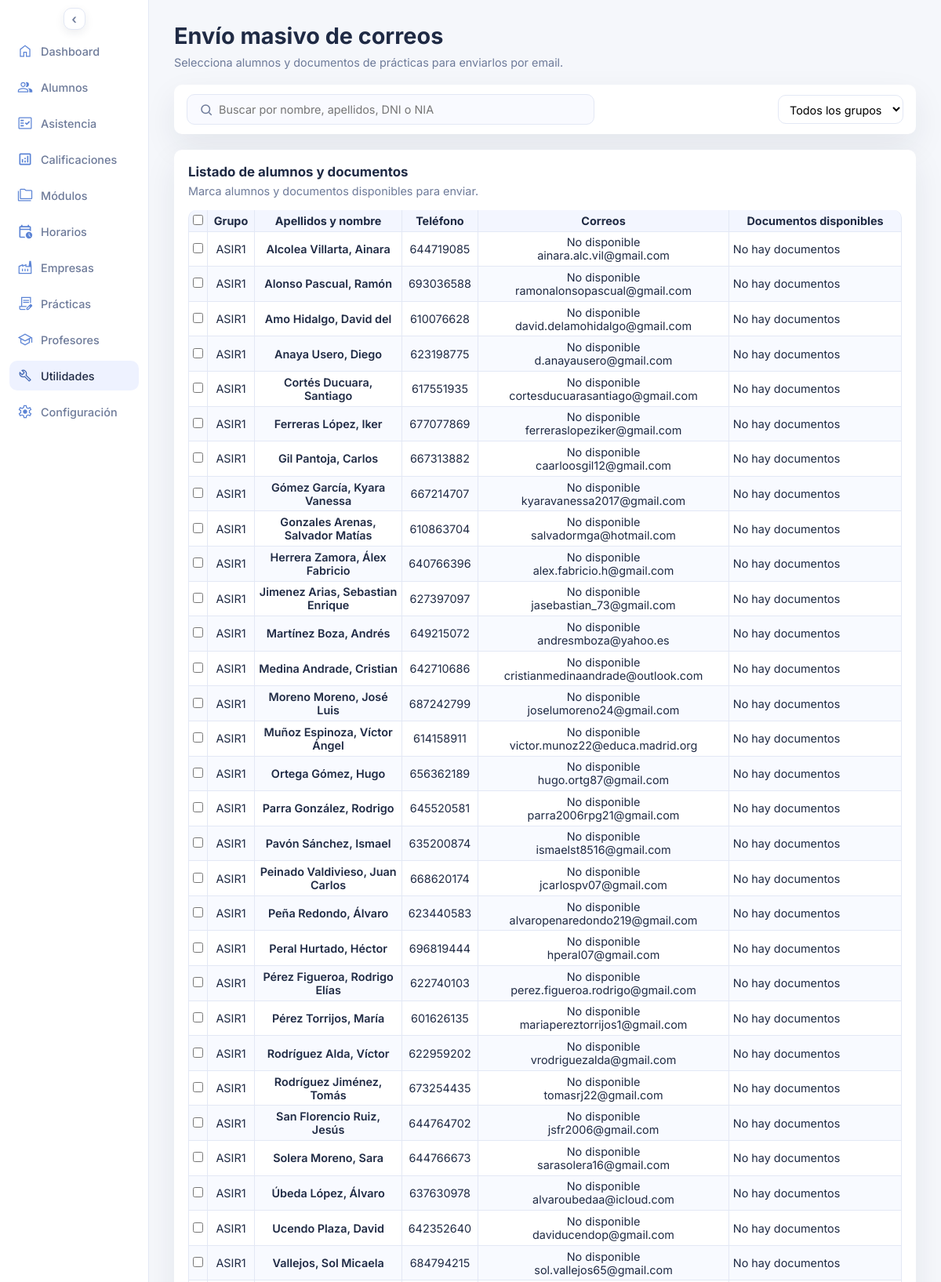
The page /enviar_correos.php (upper part) on the database its author committed.
### tables this page shows
CREATE TABLE `alumnos` (
  `id_alumno` int(10) UNSIGNED NOT NULL,
  `nia` varchar(20) DEFAULT NULL,
  `dni` varchar(20) DEFAULT NULL,
  `seg_soc` varchar(20) DEFAULT NULL,
  `apellido1` varchar(60) NOT NULL,
  `apellido2` varchar(60) DEFAULT NULL,
  `nombre` varchar(60) NOT NULL,
  `fecha_nacimiento` date DEFAULT NULL,
  `horas_ffe_aprobadas` smallint(5) UNSIGNED DEFAULT NULL,
  `id_provincia` int(10) UNSIGNED DEFAULT NULL,
  `id_localidad` int(10) UNSIGNED DEFAULT NULL,
  `cp` varchar(10) DEFAULT NULL,
  `repite_curso` tinyint(1) DEFAULT 0,
  `nombre_tutor1` varchar(60) DEFAULT NULL,
  `telefono_tutor1` varchar(20) DEFAULT NULL,
  `correo_tutor1` varchar(150) DEFAULT NULL,
  `nombre_tutor2` varchar(60) DEFAULT NULL,
  `telefono_tutor2` varchar(20) DEFAULT NULL,
  `correo_tutor2` varchar(150) DEFAULT NULL,
  `faltas_10_dia` date DEFAULT NULL,
  `faltas_10_cantidad` smallint(5) UNSIGNED NOT NULL DEFAULT 0,
  `faltas_15_dia` date DEFAULT NULL,
  `faltas_15_cantidad` smallint(5) UNSIGNED NOT NULL DEFAULT 0,
  `comentarios` text DEFAULT NULL
);

### enviar_correos.php (the view, shortened to what the rows shown need)
<?php
require_once __DIR__ . '/includes/practicas_pdfs.php';
$pdo = db();
function h(string $value): string
{
  return htmlspecialchars($value, ENT_QUOTES, 'UTF-8');
}
function pick_contact_value(array $items, string $valueKey, array $preferredLabels): ?string
{
  foreach ($preferredLabels as $label) {
    foreach ($items as $item) {
      if (!isset($item['etiqueta'])) {
        continue;
      }
      if (strtolower((string) $item['etiqueta']) === strtolower($label)) {
        return $item[$valueKey] ?? null;
      }
    }
  }
  if (!$items) {
    return null;
  }
  $first = $items[0];
  return $first[$valueKey] ?? null;
}
function fetch_emails_with_labels_by_student(PDO $pdo, array $studentIds): array
{
  $placeholders = implode(',', array_fill(0, count($studentIds), '?'));
  $stmt = $pdo->prepare(
    'SELECT id_entidad AS id_alumno, direccion_correo, etiqueta
     FROM correos
     WHERE entidad_tipo = "alumno"
       AND id_entidad IN (' . $placeholders . ')
     ORDER BY etiqueta, direccion_correo'
  );
  foreach ($studentIds as $index => $studentId) {
    $stmt->bindValue($index + 1, $studentId, PDO::PARAM_INT);
  }
  $stmt->execute();
  $emailsByStudent = [];
  foreach ($stmt->fetchAll() as $email) {
    $emailsByStudent[(int) $email['id_alumno']][] = $email;
  }
  return $emailsByStudent;
}
function get_active_course_id(PDO $pdo): int
{
  $activeCourseId = $pdo->query('SELECT id_curso_escolar FROM cursos_escolares WHERE activo = 1 LIMIT 1')->fetchColumn();
  return $activeCourseId ? (int) $activeCourseId : 0;
}
function fetch_students(PDO $pdo, int $activeCourseId, string $searchTerm, string $groupFilter): array
{
  $filters = [];
  $params = ['active_course_id' => $activeCourseId];
  $whereClause = $filters ? 'WHERE ' . implode(' AND ', $filters) : '';
  $stmt = $pdo->prepare(
    'SELECT
      a.id_alumno,
      a.apellido1,
      a.apellido2,
      a.nombre,
      t.telefono,
      NULL AS correo_educamadrid,
      NULL AS correo_personal,
      g.grupo
    FROM alumnos a
    LEFT JOIN alumno_curso ac
      ON ac.id_alumno = a.id_alumno
      AND ac.id_curso_escolar = :active_course_id
    LEFT JOIN grupos g
      ON g.id_grupo = ac.id_grupo
    LEFT JOIN (
      SELECT id_entidad, MIN(telefono) AS telefono
      FROM telefonos
      WHERE entidad_tipo = \'alumno\'
      GROUP BY id_entidad
    ) t ON t.id_entidad = a.id_alumno
    ' . $whereClause . '
    ORDER BY g.grupo, a.apellido1, a.apellido2, a.nombre'
  );
  $stmt->execute($params);
  $students = $stmt->fetchAll();
  $studentIds = array_map(static fn (array $student): int => (int) $student['id_alumno'], $students);
  $emailsByStudent = fetch_emails_with_labels_by_student($pdo, $studentIds);
  foreach ($students as &$student) {
    $emails = $emailsByStudent[(int) $student['id_alumno']] ?? [];
    $student['correo_educamadrid'] = null;
    foreach ($emails as $email) {
      if (!isset($email['etiqueta'])) {
        continue;
      }
      if (strtolower((string) $email['etiqueta']) === 'educamadrid') {
        $student['correo_educamadrid'] = $email['direccion_correo'] ?? null;
        break;
      }
    }
    $student['correo_personal'] = pick_contact_value($emails, 'direccion_correo', ['personal']);
  }
  return $students;
}
function fetch_practices_for_students(PDO $pdo, array $studentIds): array
{
  $placeholders = implode(',', array_fill(0, count($studentIds), '?'));
  $sql = 'SELECT
      p.id_practica,
      p.id_alumno,
      p.anexo,
      p.fecha_inicio,
      p.fecha_fin_extra,
      e.convenio AS empresa_convenio,
      a.nombre AS alumno_nombre,
      a.apellido1 AS alumno_apellido1,
      e.nombre_comercial AS empresa_nombre,
      et.nombre AS tutor_empresa_nombre,
      et.apellido1 AS tutor_empresa_apellido1,
      (
        SELECT c.direccion_correo
        FROM correos c
        WHERE c.entidad_tipo = "empresa_tutor"
          AND c.id_entidad = et.id_empresas_tutor
        ORDER BY c.id_correo ASC
        LIMIT 1
      ) AS tutor_empresa_correo
    FROM practicas p
    INNER JOIN alumnos a ON a.id_alumno = p.id_alumno
    INNER JOIN empresas e ON e.id_empresa = p.id_empresa
    LEFT JOIN empresas_tutores et ON et.id_empresas_tutor = p.id_empresa_tutor
    WHERE p.id_alumno IN (' . $placeholders . ')';
  $stmt = $pdo->prepare($sql);
  foreach ($studentIds as $index => $studentId) {
    $stmt->bindValue($index + 1, $studentId, PDO::PARAM_INT);
  }
  $stmt->execute();
  return $stmt->fetchAll();
}
function is_safe_document_path(string $path, array $allowedDirs): bool
{
  $normalizeSeparators = static function (string $value): string {
    return str_replace(['\\', '/'], DIRECTORY_SEPARATOR, trim($value));
  };
  $candidatePath = $normalizeSeparators($path);
  $realPath = realpath($candidatePath);
  if ($realPath === false || !is_file($realPath)) {
    return false;
  }
  return false;
}
function resolve_document_path(array $practice, string $docType, array $allowedDirs): string
{
  $paths = practicas_get_document_paths($practice);
  $findByPrefix = static function (string $directory, array $prefixes) use ($allowedDirs): string {
    $realDirectory = realpath($directory);
    if ($realDirectory === false || !is_dir($realDirectory)) {
      return '';
    }
    foreach ($prefixes as $prefix) {
      $cleanPrefix = trim($prefix);
      if ($cleanPrefix === '') {
        continue;
      }
      $matches = glob($realDirectory . DIRECTORY_SEPARATOR . $cleanPrefix . '*.pdf') ?: [];
      if (!$matches) {
        continue;
      }
      usort($matches, static function (string $first, string $second): int {
        return (filemtime($second) ?: 0) <=> (filemtime($first) ?: 0);
      });
      foreach ($matches as $candidatePath) {
        if (is_safe_document_path($candidatePath, $allowedDirs)) {
          return $candidatePath;
        }
      }
    }
    return '';
  };
  $anexo = practicas_sanitize_filename_component((string) ($practice['anexo'] ?? ''), 20);
  $convenio = practicas_sanitize_filename_component((string) ($practice['empresa_convenio'] ?? ''), 20);
  if ($docType === 'plan') {
    $planPath = $findByPrefix(__DIR__ . '/docs/practicas_plan_formacion', [
      'PF_' . $anexo . '_' . $convenio . '_',
      'PF_' . $convenio . '_' . $anexo . '_',
    ]);
    return $planPath;
  }
  $calendarDirectory = (string) ($paths['calendar_directory'] ?? (__DIR__ . '/docs/practicas_info'));
  $legacyCalendarFileName = implode('_', [
    practicas_sanitize_filename_component((string) ($practice['anexo'] ?? ''), 20),
    practicas_sanitize_filename_component((string) ($practice['empresa_convenio'] ?? ''), 20),
    practicas_sanitize_filename_component((string) ($practice['alumno_nombre'] ?? ''), 40),
    practicas_sanitize_filename_component((string) ($practice['alumno_apellido1'] ?? ''), 40),
    practicas_sanitize_filename_component((string) ($practice['empresa_nombre'] ?? ''), 70),
  ]) . '.pdf';
  $legacyPath = $calendarDirectory . '/' . $legacyCalendarFileName;
  return is_safe_document_path($legacyPath, $allowedDirs) ? $legacyPath : '';
}
function build_documents_by_student(array $practices): array
{
  $docsByStudent = [];
  $allowedDirs = [
    __DIR__ . '/docs/practicas_info',
    __DIR__ . '/docs/practicas_plan_formacion',
  ];
  foreach ($practices as $practice) {
    $studentId = (int) ($practice['id_alumno'] ?? 0);
    $practiceId = (int) ($practice['id_practica'] ?? 0);
    $candidateDocs = [
      'calendar' => [
        'path' => resolve_document_path($practice, 'calendar', $allowedDirs),
        'label' => 'Calendario prácticas',
      ],
      'plan' => [
        'path' => resolve_document_path($practice, 'plan', $allowedDirs),
        'label' => 'Plan formación',
      ],
    ];
    foreach ($candidateDocs as $type => $docData) {
      $path = $docData['path'];
      if ($path === '' || !is_safe_document_path($path, $allowedDirs)) {
        continue;
      }
      $key = $studentId . ':' . $practiceId . ':' . $type;
      $docsByStudent[$studentId][$key] = [
        'key' => $key,
        'practice_id' => $practiceId,
        'type' => $type,
        'label' => $docData['label'],
        'file_name' => basename($path),
      ];
    }
  }
  return $docsByStudent;
}
function render_student_rows(array $students, array $docsByStudent, array $practices): string
{
  $practiceDetailsByStudent = [];
  foreach ($practices as $practice) {
    $studentId = (int) ($practice['id_alumno'] ?? 0);
    if ($studentId <= 0 || isset($practiceDetailsByStudent[$studentId])) {
      continue;
    }
    $empresaConvenio = trim((string) ($practice['empresa_convenio'] ?? ''));
    $anexo = trim((string) ($practice['anexo'] ?? ''));
    $practiceDetailsByStudent[$studentId] = [
      'empresa' => trim((string) ($practice['empresa_nombre'] ?? '')),
      'anexo' => $anexo,
      'convenio' => $empresaConvenio,
      'inicio' => trim((string) ($practice['fecha_inicio'] ?? '')),
      'fin' => trim((string) ($practice['fecha_fin_extra'] ?? '')),
    ];
  }
  if (!$students): ?>
    <tr>
      <td colspan="6">No hay alumnos para los filtros seleccionados.</td>
    </tr>
  <?php else: ?>
    <?php foreach ($students as $student): ?>
      <?php
        $studentId = (int) $student['id_alumno'];
        $apellido2 = $student['apellido2'] ? ' ' . $student['apellido2'] : '';
        $nombreCompleto = sprintf('%s%s, %s', $student['apellido1'], $apellido2, $student['nombre']);
        $grupo = $student['grupo'] ?: 'Sin grupo';
        $telefono = $student['telefono'] ?: 'No disponible';
        $emailEducamadrid = $student['correo_educamadrid'] ?: 'No disponible';
        $emailPersonal = $student['correo_personal'] ?: 'No disponible';
        $detalleUrl = sprintf('alumno_detalle.php?id_alumno=%d', $studentId);
        $docsRaw = array_values($docsByStudent[$studentId] ?? []);
        usort($docsRaw, static function (array $first, array $second): int {
          $order = ['calendar' => 1, 'plan' => 2];
          return ($order[(string) ($first['type'] ?? '')] ?? 99) <=> ($order[(string) ($second['type'] ?? '')] ?? 99);
        });
        $docs = $docsRaw;
        $practiceData = $practiceDetailsByStudent[$studentId] ?? null;
      ?>
      <tr data-student-id="<?php echo $studentId; ?>">
        <td>
          <input type="checkbox" class="student-checkbox" value="<?php echo $studentId; ?>" aria-label="Seleccionar alumno <?php echo h($nombreCompleto); ?>">
        </td>
        <td><?php echo h($grupo); ?></td>
        <td>
          <span
            class="student-name-trigger practice-link"
            role="button"
            tabindex="0"
            aria-haspopup="dialog"
            aria-expanded="false"
            data-student-name="<?php echo h($nombreCompleto); ?>"
            data-student-group="<?php echo h($grupo); ?>"
            data-student-phone="<?php echo h($telefono); ?>"
            data-student-email-educamadrid="<?php echo h($emailEducamadrid); ?>"
            data-student-email-personal="<?php echo h($emailPersonal); ?>"
            data-student-detail-url="<?php echo h($detalleUrl); ?>"
            data-practice-company="<?php echo h((string) ($practiceData['empresa'] ?? '')); ?>"
            data-practice-anexo="<?php echo h((string) ($practiceData['anexo'] ?? '')); ?>"
            data-practice-convenio="<?php echo h((string) ($practiceData['convenio'] ?? '')); ?>"
            data-practice-start="<?php echo h((string) ($practiceData['inicio'] ?? '')); ?>"
            data-practice-end="<?php echo h((string) ($practiceData['fin'] ?? '')); ?>"
          ><?php echo h($nombreCompleto); ?></span>
        </td>
        <td><?php echo h($telefono); ?></td>
        <td>
          <?php if ($emailEducamadrid !== 'No disponible'): ?>
            <span data-copy="<?php echo h($emailEducamadrid); ?>"><?php echo h($emailEducamadrid); ?></span>
          <?php else: ?>
            <?php echo h($emailEducamadrid); ?>
          <?php endif; ?>
          <br>
          <?php if ($emailPersonal !== 'No disponible'): ?>
            <span data-copy="<?php echo h($emailPersonal); ?>"><?php echo h($emailPersonal); ?></span>
          <?php else: ?>
            <?php echo h($emailPersonal); ?>
          <?php endif; ?>
        </td>
        <td class="documents-cell">
          <?php if (!$docs): ?>
            <span>No hay documentos</span>
          <?php endif; ?>
        </td>
      </tr>
    <?php endforeach; ?>
  <?php endif;
  return ob_get_clean();
}
$activeCourseId = get_active_course_id($pdo);
$searchTerm = trim((string) ($_GET['q'] ?? ''));
$groupFilter = (string) ($_GET['grupo_id'] ?? '');
$groupFilter = $groupFilter === '' ? '' : $groupFilter;
$students = fetch_students($pdo, $activeCourseId, $searchTerm, $groupFilter);
$studentIds = array_values(array_map(static fn (array $student): int => (int) $student['id_alumno'], $students));
$practices = fetch_practices_for_students($pdo, $studentIds);
$docsByStudent = build_documents_by_student($practices);
$rowsHtml = render_student_rows($students, $docsByStudent, $practices);
?>
<!DOCTYPE html>
<html lang="es">
<head>
  <link rel="stylesheet" href="assets/styles.css">
</head>
<body>
  <div class="page">
    <main class="content">
      <header class="header">
        <div>
          <h1>Envío masivo de correos</h1>
        </div>
      </header>
      <form method="post" id="sendForm" class="entity-stack entity-form">
        <section class="panel">
          <div class="panel-grid">
            <table>
              <thead>
                <tr>
                  <th><input type="checkbox" id="selectAllVisible" aria-label="Seleccionar o deseleccionar alumnos visibles"></th>
                  <th>Grupo</th>
                  <th>Apellidos y nombre</th>
                  <th>Teléfono</th>
                  <th>Correos</th>
                  <th class="documents-column">Documentos disponibles</th>
                </tr>
              </thead>
              <tbody id="studentsTableBody">
                <?php echo $rowsHtml; ?>
              </tbody>
            </table>
          </div>
        </section>
      </form>
    </main>
  </div>
</body>
</html>

### rows shown on the page
alumnos: grupo "ASIR1", nombreCompleto "Alcolea Villarta, Ainara", telefono "644719085", emailEducamadrid "No disponible", emailPersonal "ainara.alc.vil@gmail.com", shows "No hay documentos"
alumnos: grupo "ASIR1", nombreCompleto "Alonso Pascual, Ramón", telefono "693036588", emailEducamadrid "No disponible", emailPersonal "ramonalonsopascual@gmail.com", shows "No hay documentos"
alumnos: grupo "ASIR1", nombreCompleto "Amo Hidalgo, David del", telefono "610076628", emailEducamadrid "No disponible", emailPersonal "david.delamohidalgo@gmail.com", shows "No hay documentos"
alumnos: grupo "ASIR1", nombreCompleto "Anaya Usero, Diego", telefono "623198775", emailEducamadrid "No disponible", emailPersonal "d.anayausero@gmail.com", shows "No hay documentos"
alumnos: grupo "ASIR1", nombreCompleto "Cortés Ducuara, Santiago", telefono "617551935", emailEducamadrid "No disponible", emailPersonal "cortesducuarasantiago@gmail.com", shows "No hay documentos"
alumnos: grupo "ASIR1", nombreCompleto "Ferreras López, Iker", telefono "677077869", emailEducamadrid "No disponible", emailPersonal "ferreraslopeziker@gmail.com", shows "No hay documentos"
alumnos: grupo "ASIR1", nombreCompleto "Gil Pantoja, Carlos", telefono "667313882", emailEducamadrid "No disponible", emailPersonal "caarloosgil12@gmail.com", shows "No hay documentos"
alumnos: grupo "ASIR1", nombreCompleto "Gómez García, Kyara Vanessa", telefono "667214707", emailEducamadrid "No disponible", emailPersonal "kyaravanessa2017@gmail.com", shows "No hay documentos"
alumnos: grupo "ASIR1", nombreCompleto "Gonzales Arenas, Salvador Matías", telefono "610863704", emailEducamadrid "No disponible", emailPersonal "salvadormga@hotmail.com", shows "No hay documentos"
alumnos: grupo "ASIR1", nombreCompleto "Herrera Zamora, Álex Fabricio", telefono "640766396", emailEducamadrid "No disponible", emailPersonal "alex.fabricio.h@gmail.com", shows "No hay documentos"
alumnos: grupo "ASIR1", nombreCompleto "Jimenez Arias, Sebastian Enrique", telefono "627397097", emailEducamadrid "No disponible", emailPersonal "jasebastian_73@gmail.com", shows "No hay documentos"
alumnos: grupo "ASIR1", nombreCompleto "Martínez Boza, Andrés", telefono "649215072", emailEducamadrid "No disponible", emailPersonal "andresmboza@yahoo.es", shows "No hay documentos"
alumnos: grupo "ASIR1", nombreCompleto "Medina Andrade, Cristian", telefono "642710686", emailEducamadrid "No disponible", emailPersonal "cristianmedinaandrade@outlook.com", shows "No hay documentos"
alumnos: grupo "ASIR1", nombreCompleto "Moreno Moreno, José Luis", telefono "687242799", emailEducamadrid "No disponible", emailPersonal "joselumoreno24@gmail.com", shows "No hay documentos"
alumnos: grupo "ASIR1", nombreCompleto "Muñoz Espinoza, Víctor Ángel", telefono "614158911", emailEducamadrid "No disponible", emailPersonal "victor.munoz22@educa.madrid.org", shows "No hay documentos"
alumnos: grupo "ASIR1", nombreCompleto "Ortega Gómez, Hugo", telefono "656362189", emailEducamadrid "No disponible", emailPersonal "hugo.ortg87@gmail.com", shows "No hay documentos"
alumnos: grupo "ASIR1", nombreCompleto "Parra González, Rodrigo", telefono "645520581", emailEducamadrid "No disponible", emailPersonal "parra2006rpg21@gmail.com", shows "No hay documentos"
alumnos: grupo "ASIR1", nombreCompleto "Pavón Sánchez, Ismael", telefono "635200874", emailEducamadrid "No disponible", emailPersonal "ismaelst8516@gmail.com", shows "No hay documentos"
alumnos: grupo "ASIR1", nombreCompleto "Peinado Valdivieso, Juan Carlos", telefono "668620174", emailEducamadrid "No disponible", emailPersonal "jcarlospv07@gmail.com", shows "No hay documentos"
alumnos: grupo "ASIR1", nombreCompleto "Peña Redondo, Álvaro", telefono "623440583", emailEducamadrid "No disponible", emailPersonal "alvaropenaredondo219@gmail.com", shows "No hay documentos"
alumnos: grupo "ASIR1", nombreCompleto "Peral Hurtado, Héctor", telefono "696819444", emailEducamadrid "No disponible", emailPersonal "hperal07@gmail.com", shows "No hay documentos"
alumnos: grupo "ASIR1", nombreCompleto "Pérez Figueroa, Rodrigo Elías", telefono "622740103", emailEducamadrid "No disponible", emailPersonal "perez.figueroa.rodrigo@gmail.com", shows "No hay documentos"
alumnos: grupo "ASIR1", nombreCompleto "Pérez Torrijos, María", telefono "601626135", emailEducamadrid "No disponible", emailPersonal "mariapereztorrijos1@gmail.com", shows "No hay documentos"
alumnos: grupo "ASIR1", nombreCompleto "Rodríguez Alda, Víctor", telefono "622959202", emailEducamadrid "No disponible", emailPersonal "vrodriguezalda@gmail.com", shows "No hay documentos"
alumnos: grupo "ASIR1", nombreCompleto "Rodríguez Jiménez, Tomás", telefono "673254435", emailEducamadrid "No disponible", emailPersonal "tomasrj22@gmail.com", shows "No hay documentos"
alumnos: grupo "ASIR1", nombreCompleto "San Florencio Ruiz, Jesús", telefono "644764702", emailEducamadrid "No disponible", emailPersonal "jsfr2006@gmail.com", shows "No hay documentos"
alumnos: grupo "ASIR1", nombreCompleto "Solera Moreno, Sara", telefono "644766673", emailEducamadrid "No disponible", emailPersonal "sarasolera16@gmail.com", shows "No hay documentos"
alumnos: grupo "ASIR1", nombreCompleto "Úbeda López, Álvaro", telefono "637630978", emailEducamadrid "No disponible", emailPersonal "alvaroubedaa@icloud.com", shows "No hay documentos"
alumnos: grupo "ASIR1", nombreCompleto "Ucendo Plaza, David", telefono "642352640", emailEducamadrid "No disponible", emailPersonal "daviducendop@gmail.com", shows "No hay documentos"
alumnos: grupo "ASIR1", nombreCompleto "Vallejos, Sol Micaela", telefono "684794215", emailEducamadrid "No disponible", emailPersonal "sol.vallejos65@gmail.com", shows "No hay documentos"

### other values the page prints
$item['label'] "Dashboard"
$item['label'] "Alumnos"
$item['label'] "Asistencia"
$item['label'] "Calificaciones"
$item['label'] "Módulos"
$item['label'] "Horarios"
$item['label'] "Empresas"
$item['label'] "Prácticas"
$item['label'] "Profesores"
$item['label'] "Utilidades"
$item['label'] "Configuración"
